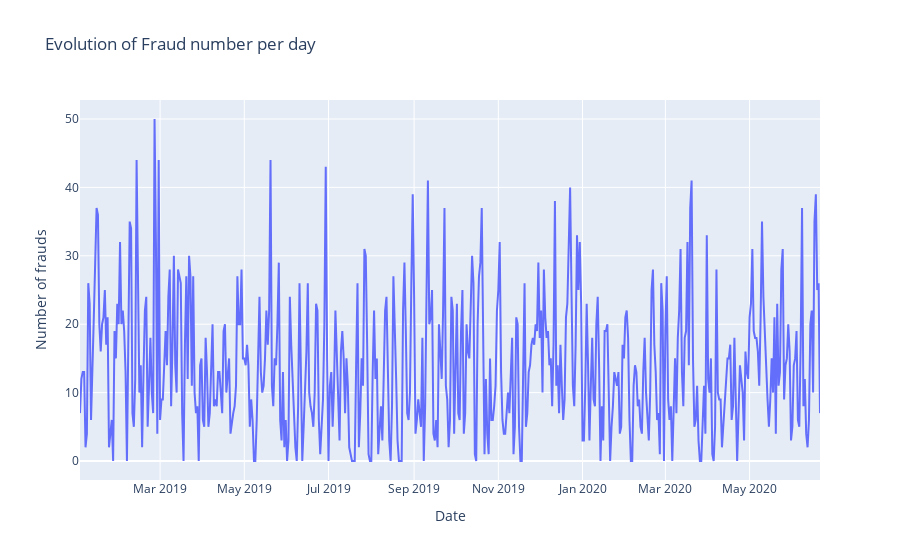

Notebook source saved alongside this figure:
### Code cell
import plotly.express as px

df['trans_date_trans_time'] = pd.to_datetime(df['trans_date_trans_time'])
daily_frauds = df[df['is_fraud'] == 1].set_index('trans_date_trans_time').resample('D').size()

fig = px.line(
    x=daily_frauds.index,
    y=daily_frauds.values,
    title="Evolution of Fraud number per day ",
    labels={'x': 'Date', 'y': 'Number of frauds'})
fig.show()

### Figure 1 — Plotly figure (JSON) as saved in the notebook; plotly's stock layout.template omitted (floating-point values rounded to 4 significant figures; data arrays with more than 128 entries replaced by an {"elided": "..."} marker saying what was removed)
{"data": [{"hovertemplate": "Date=%{x}<br>Number of frauds=%{y}<extra></extra>", "legendgroup": "", "line": {"color": "#636efa", "dash": "solid"}, "marker": {"symbol": "circle"}, "mode": "lines", "name": "", "orientation": "v", "showlegend": false, "type": "scatter", "x": {"elided": "537 str values"}, "xaxis": "x", "y": {"elided": "537 int values"}, "yaxis": "y"}], "layout": {"autosize": true, "legend": {"tracegroupgap": 0}, "title": {"text": "Evolution of Fraud number per day "}, "xaxis": {"anchor": "y", "autorange": true, "domain": [0, 1], "range": ["2019-01-02", "2020-06-21"], "title": {"text": "Date"}, "type": "date"}, "yaxis": {"anchor": "x", "autorange": true, "domain": [0, 1], "range": [-2.778, 52.78], "title": {"text": "Number of frauds"}, "type": "linear"}}}
